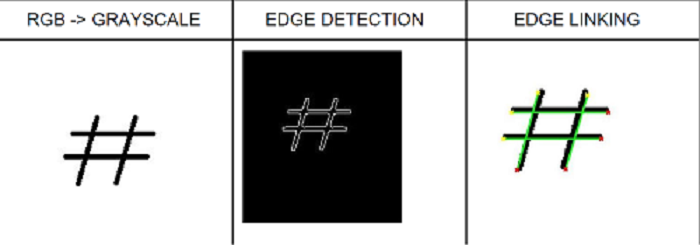
%> input picture 10.jpg, 700 x 245 px
$ octave Hough_Transform_for_lines_Muskan.m   (GNU Octave 9; MATLAB toolbox functions it lacks are replaced by stand-ins)
%> lines starting %> are read from the running program, lines starting %| are printed output that depends on the picture
clear all;
clc;
%Input image
img = imread ('E:\BTP_4thSEM\10.jpg');
%> img is the input picture: size 245x700x3 uint8; mean R, G, B 202.1, 202.8, 202.1
%figure(1), imshow(img);
% rgb to gray
I = rgb2gray(img);
%figure(2), imshow(I);
% detectig the edges of the iage by canny edge detection
BW = edge(I,'canny');
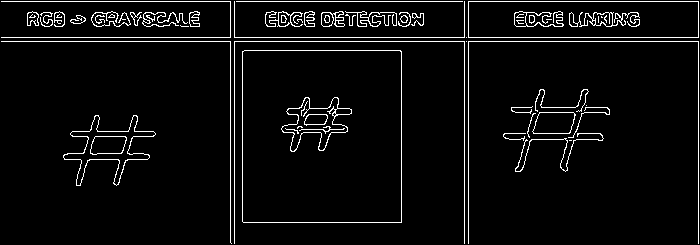
%> BW: size 245x700 logical; 4.7% white in thin lines or dots
%figure(3), imshow(BW);
%[H,theta,rho] = hough(BW) computes the Standard Hough Transform (SHT) of the binary image BW.
%The hough function is designed to detect lines. The function uses the parametric representation
%of a line: rho = x*cos(theta) + y*sin(theta). The function returns rho, the distance from the
%origin to the line along a vector perpendicular to the line, and theta, the angle in degrees
%between the x-axis and this vector. The function also returns the Standard Hough Transform, H,
%which is a parameter space matrix whose rows and columns correspond to rho and theta values
%respectively.

[H,theta,rho] = hough(BW);
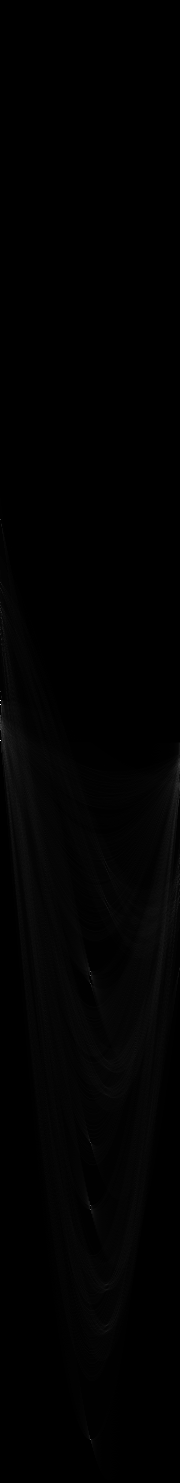
%> H: size 1483x180 double; min 0, max 693, mean 5.4; drawn with min black and max white
%> theta = 180 values from -90 to 89; rho = 1483 values from -741 to 741
%figure(4), imshow(imadjust(rescale(H)),[],'XData',theta,'YData',rho,'InitialMagnification','fit');
xlabel('\theta (degrees)')
ylabel('\rho')
axis on
axis normal
hold on
colormap(gca,hot)
P = houghpeaks(H,130,'threshold',ceil(0.3*max(H(:))));
%> P = [701 1; 741 1; 976 91; 1206 91; 1440 91]
x = theta(P(:,2));
%> x = [-90 -90 0 0 0]
y = rho(P(:,1));
%> y = [-41 -1 234 464 698]
plot(x,y,'s','color','black');
lines = houghlines(BW,theta,rho,P,'FillGap',5,'MinLength',7);
%> lines = 5 lines; point1 to point2 (x, y): (2, 42) to (699, 42), (2, 2) to (699, 2), (235, 2) to (235, 244), (465, 2) to (465, 244), (699, 2) to (699, 244)
%figure(5), imshow(I), hold on
max_len = 0;
for k = 1:length(lines)
   xy = [lines(k).point1; lines(k).point2];
   plot(xy(:,1),xy(:,2),'LineWidth',2,'Color','green');

   % Plot beginnings and ends of lines
   plot(xy(1,1),xy(1,2),'x','LineWidth',2,'Color','yellow');
   plot(xy(2,1),xy(2,2),'x','LineWidth',2,'Color','red');

   % Determine the endpoints of the longest line segment
   len = norm(lines(k).point1 - lines(k).point2);
   if ( len > max_len)
      max_len = len;
      xy_long = xy;
   end
end
%> this loop made 5 passes
%> (len, max_len, xy_long) on pass 1: (697, 697, [2 42; 699 42])
%> (xy, len) on passes 2 to 5: ([2 2; 699 2], 697), ([235 2; 235 244], 242), ([465 2; 465 244], 242), ([699 2; 699 244], 242)
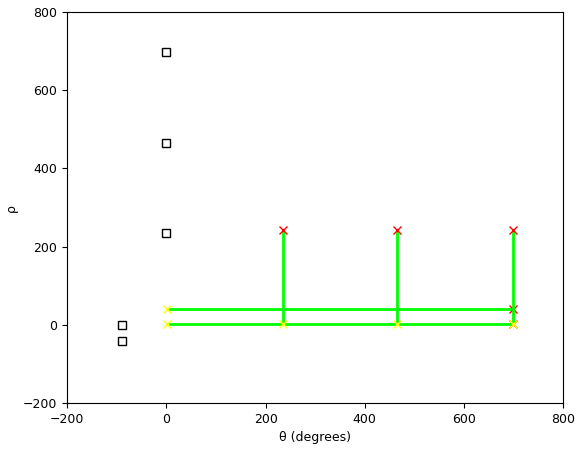
%> figure redrawn from the program's plot data
% highlight the longest line segment
%plot(xy_long(:,1),xy_long(:,2),'LineWidth',2,'Color','green');
